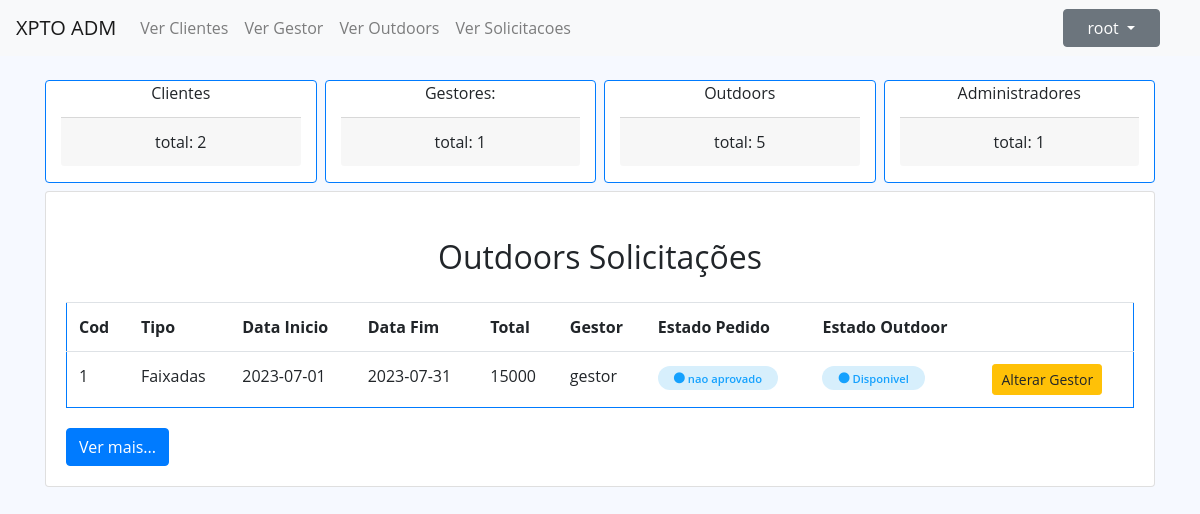
The page /index.php?op=Administrador&&request=verSolicitacoes (signed in) on the database as committed earlier.
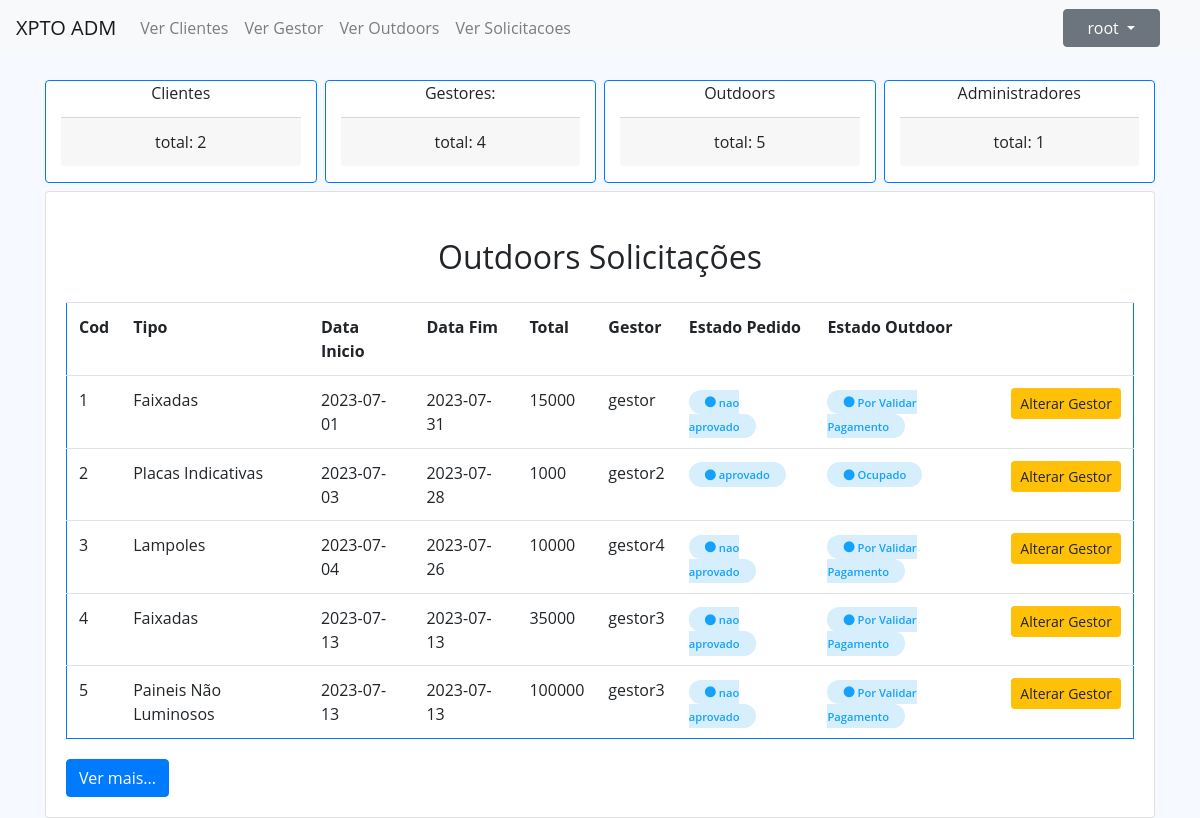
The same page on the database as committed later.
### tables this page shows
CREATE TABLE `pedidos` (
  `id` int(11) NOT NULL,
  `idGestor` int(11) NOT NULL,
  `idCliente` int(11) NOT NULL,
  `imagem` varchar(100) DEFAULT NULL,
  `dataInicio` date NOT NULL,
  `dataFim` date NOT NULL,
  `total` double NOT NULL,
  `idOutdoor` int(11) NOT NULL,
  `eliminado` varchar(10) NOT NULL DEFAULT 'nao',
  `estado` varchar(50) NOT NULL DEFAULT 'nao aprovado',
  `recibo` varchar(100) DEFAULT NULL
);

CREATE TABLE `outdoor` (
  `id` int(11) NOT NULL,
  `tipo` varchar(50) NOT NULL,
  `preco` float NOT NULL,
  `idComuna` int(11) NOT NULL,
  `estado` varchar(50) NOT NULL DEFAULT 'Disponivel',
  `eliminado` varchar(10) NOT NULL DEFAULT 'nao',
  `idUsuario` int(11) NOT NULL
);

CREATE TABLE `usuario` (
  `id` int(11) NOT NULL,
  `username` varchar(50) NOT NULL,
  `senha` varchar(50) NOT NULL,
  `tipo` varchar(50) NOT NULL,
  `eliminado` varchar(10) NOT NULL DEFAULT 'nao'
);

### index.php (called while the page is built, shortened)
<?php
$rotas = new Rotas();
$rotas->requestHandle();
?>

### dbconfig/DbConnection.php (called while the page is built)
<?php
class DbConnection {
    private static $instance = NULL;
    public static function getInstance() {
        if (!isset(self::$instance)) {
            try {
                self:: $instance = new PDO("mysql:host=localhost;dbname=outdoorgest", 'root', '');
                self:: $instance->setAttribute(PDO::ATTR_ERRMODE, PDO::ERRMODE_EXCEPTION);
            } catch (PDOException $e) {
                echo $e->getMessage();
            }
        }
        return self::$instance;
    }
}

### services/SolicitacaoService.php (called while the page is built, shortened)
<?php
require_once __DIR__ . '/../repositories/SolicitacaoRepository.php';
class SolicitacaoService implements ISolicitacaoService {
    private $solicitacaoRepository = null;
    public function __construct() {
        $this->solicitacaoRepository = new SolicitacaoRepository();
    }
    public function selectAll() {
        return $this->solicitacaoRepository->selectAll();
    }
}

### repositories/SolicitacaoRepository.php (called while the page is built, shortened)
<?php
require_once __DIR__ . '/../models/SolicitacaoModel.php';
require_once __DIR__ . '/../dbconfig/DbConnection.php';
class SolicitacaoRepository implements ISolicitacaoRepository {
    private $db;
    public function __construct() {
        $this->db = DbConnection::getInstance();
    }
    public function selectAll() {
        try {
            $stmt = $this->db->prepare("SELECT p.id, u.username `gestor`, `imagem`, `dataInicio`, `dataFim`, `total`, o.tipo `idOutdoor`, p.eliminado, p.estado as estadoPedido, o.estado estadoOutdoor, `recibo` FROM pedidos p join usuario u on u.id = p.idGestor join outdoor o on o.id = p.idOutdoor");
            $stmt->execute();
            $outdoors = $stmt->fetchAll();
            $listaOutdoor = array();
            foreach ($outdoors as $cada) {
                $listaOutdoor[] = new SolicitacaoModel($cada['id'], $cada['gestor'], $cada['imagem'], $cada['dataInicio'], $cada['dataFim'], $cada['total'], $cada['idOutdoor'], $cada['eliminado'], $cada['estadoPedido'], $cada['estadoOutdoor'], $cada['recibo']);
            }
            return $listaOutdoor;
        } catch (PDOException $e) {
            echo $e->getMessage();
            return false;
        }
    }
}

### models/SolicitacaoModel.php (called while the page is built, shortened)
<?php
class SolicitacaoModel {
    private $id;
    private $idGestor;
    private $dataInicio;
    private $dataFim;
    private $totalPagar;
    private $idOutdoor;
    private $estadoPedido;
    private $estadoOutdoor;
    public function __construct($id, $idGestor, $imagem, $dataInicio, $dataFim, $totalPagar, $idOutdoor, $eliminado, $estadoPedido, $estadoOutdoor, $recibo) {
        $this->id = $id;
        $this->idGestor = $idGestor;
        $this->dataInicio = $dataInicio;
        $this->dataFim = $dataFim;
        $this->totalPagar = $totalPagar;
        $this->idOutdoor = $idOutdoor;
        $this->estadoPedido = $estadoPedido;
        $this->estadoOutdoor = $estadoOutdoor;
    }
    public function getId() {
        return $this->id;
    }
    public function getIdGestor() {
        return $this->idGestor;
    }
    public function getDataInicio() {
        return $this->dataInicio;
    }
    public function getDataFim() {
        return $this->dataFim;
    }
    public function getTotalPagar() {
        return $this->totalPagar;
    }
    public function getIdOutdoor() {
        return $this->idOutdoor;
    }
    public function getEstadoPedido() {
        return $this->estadoPedido;
    }
    public function getEstadoOutdoor() {
        return $this->estadoOutdoor;
    }
}

### views/tabelas/outdoorsSolicitacoes.php (the view, shortened to what the rows shown need)
<div class="card">
    <div class="card-body">
        <div class="card-title text-center m-3">
            <h2>Outdoors Solicitações</h2>
        </div>
        <table id="listarDados" class="table border border-primary">
            <tr>
                <th scope="col">Cod</th>
                <th scope="col">Tipo</th>
                <th scope="col">Data Inicio</th>
                <th scope="col">Data Fim</th>
                <th scope="col">Total</th>
                <th scope="col">Gestor</th>
                <th scope="col">Estado Pedido</th>
                <th scope="col">Estado Outdoor</th>
                <th scope="col"></th>
            </tr>
            <?php
            foreach ($outdoors as $cada) {
                ?>
                <tr>
                    <td><?php echo $cada->getId(); ?></td>
                    <td><?php echo $cada->getIdOutdoor() ?></td>
                    <td><?php echo $cada->getDatainicio(); ?></td>
                    <td><?php echo $cada->getDataFim(); ?></td>
                    <td><?php echo $cada->getTotalPagar(); ?></td>
                    <td><?php echo $cada->getIdGestor(); ?></td>
                    <td><span class="status ativo"><i class="fas fa-circle"></i> <?php echo $cada->getEstadoPedido(); ?></span></td>
                    <td><span class="status ativo"><i class="fas fa-circle"></i> <?php echo $cada->getEstadoOutdoor(); ?></span></td>
                    <td>
                        <button class="btn btn-warning btn-sm" id="alterarGestor">Alterar Gestor</button>
                    </td>
                </tr>
                <tr>
                <?php } ?>
        </table>
    </div>
</div>

Rows that differ between the two databases and show on the page:
changed through a linked row, pedidos "gestor": idOutdoor.estado "Disponivel" → "Por Validar Pagamento"
added pedidos: id "2", idOutdoor.tipo "Placas Indicativas", dataInicio "2023-07-03", dataFim "2023-07-28", total "1000", idGestor.username "gestor2", estado "aprovado", idOutdoor.estado "Ocupado"
added pedidos: id "3", idOutdoor.tipo "Lampoles", dataInicio "2023-07-04", dataFim "2023-07-26", total "10000", idGestor.username "gestor4", estado "nao aprovado", idOutdoor.estado "Por Validar Pagamento"
added pedidos: id "4", idOutdoor.tipo "Faixadas", dataInicio "2023-07-13", dataFim "2023-07-13", total "35000", idGestor.username "gestor3", estado "nao aprovado", idOutdoor.estado "Por Validar Pagamento"
added pedidos: id "5", idOutdoor.tipo "Paineis Não Luminosos", dataInicio "2023-07-13", dataFim "2023-07-13", total "100000", idGestor.username "gestor3", estado "nao aprovado", idOutdoor.estado "Por Validar Pagamento"
Other text that changed with them:
$admController->verTotalGestores(): "1" → "4"
